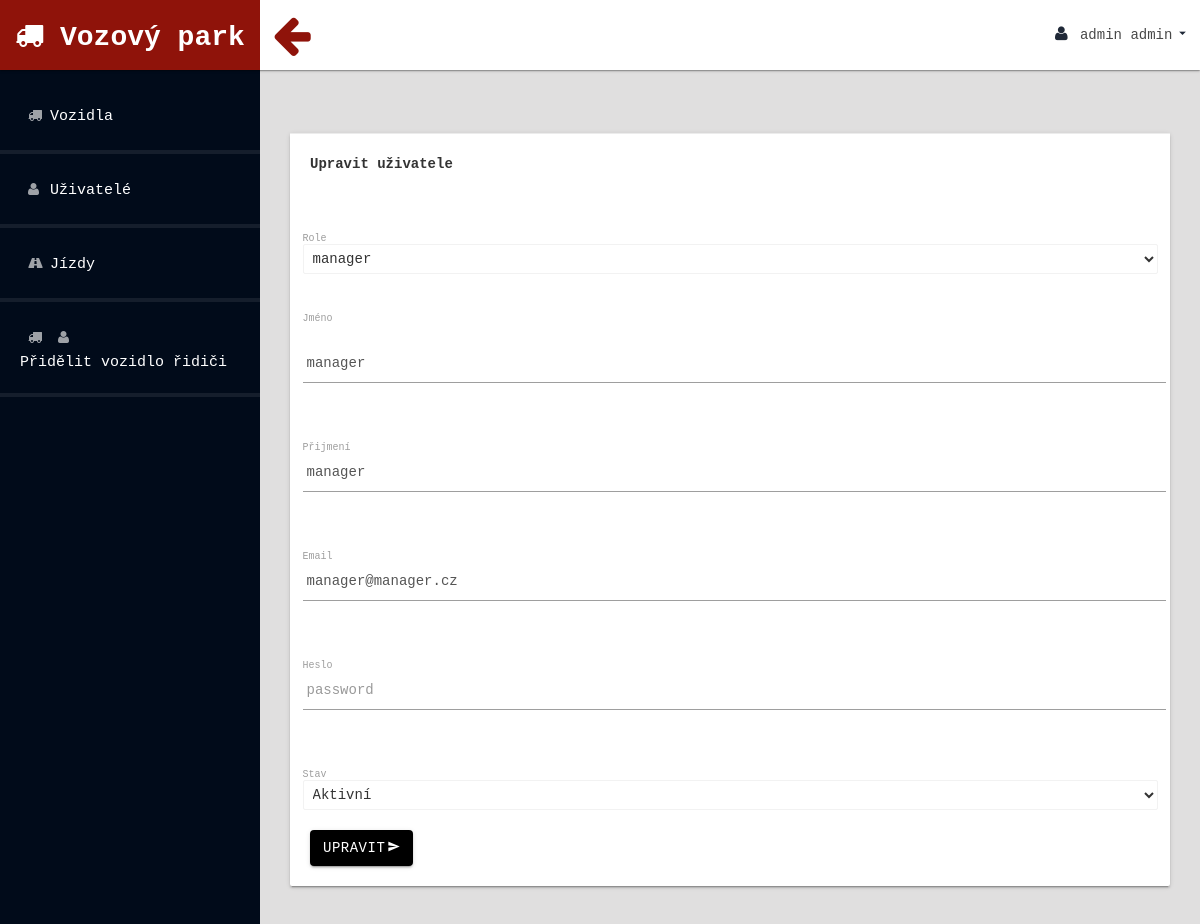
/edit_user.php?id_user=2 (signed in), run on the app's committed database.
### tables this page shows
CREATE TABLE `users` (
  `id_user` int(11) NOT NULL AUTO_INCREMENT,
  `name` varchar(255) NOT NULL,
  `email` varchar(255) NOT NULL,
  `password` varchar(255) NOT NULL,
  `note` varchar(255) DEFAULT NULL,
  `last_login` date DEFAULT NULL,
  `birthdate` date DEFAULT NULL,
  PRIMARY KEY (`id_user`)
);

### inc/model.php (called while the page is built, shortened)
<?php
require_once 'inc/database.php';
class Model
{
    public static function getUserById($idUser)
    {
        $sql = "SELECT * FROM users
                WHERE id_user = '$idUser'";
        $result = Database::query($sql);
        while ($row = $result->fetch_assoc()) {
            $user = $row;
        }
        return $user;
    }
    public static function getAllRoles()
    {
        $sql = 'SELECT * FROM roles;';
        $result = Database::query($sql);
        while ($row = $result->fetch_assoc()) {
            $roles[] = $row;
        }
        return $roles;
    }
}

### inc/database.php (called while the page is built, shortened)
<?php
class Database
{
    private $_connection;
    private static $_instance;
    private $_host = "localhost";
    private $_username = "root";
    private $_password = "root";
    private $_database = "mop";
    public static function getInstance()
    {
        if (!self::$_instance) {
            self::$_instance = new self();
        }
        return self::$_instance;
    }
    public static function query($query)
    {
        return self::getInstance()->getConnection()->query($query);
    }
    private function __construct()
    {
        $this->_connection = new mysqli(
            $this->_host,
            $this->_username,
            $this->_password,
            $this->_database
        );
        $this->_connection->set_charset('utf8mb4');
    }
    public function getConnection()
    {
        return $this->_connection;
    }
}

### edit_user.php (the view, shortened to what this page needs)
<?php
include_once "header.php";
$roles = Model::getAllRoles();
$idUser = filter_input(INPUT_GET, 'id_user');
$user = Model::getUserById($idUser);
?>
<form action="" method="post">
  <div class="row">
    <div class="col-lg-12">
      <div class="card">
        <div class="card-action">
          Upravit uživatele
        </div>
        <div class="card-content">
          <form class="col s12">
            <div class="row">
              <div class="input-field col s12">
              <label for="role">Role</label><br>
                <select id="role" name="role">
                  <?php
  foreach ($roles as $role) {
      if ($role['id_role'] == $user['id_role']
   ) {
          ?> <option value="<?= $role['id_role'] ?> " selected><?= $role['role_name'] ?></option>
                  <?php continue;
      } ?>
                  <?php
  }
?>     </select><br>
              </div>
            </div>
            <div class="row">
              <div class="input-field col s12">
                <label for="firstname">Jméno</label><br><br>
                <input type="text" name="firstname" class="form-control" id="firstname" aria-describedby="name"
                  placeholder="firstname" value="<?= $user['firstname'] ?>">
              </div>
            </div>
            <div class="row">
              <div class="input-field col s12">
                <label for="surname">Přijmení</label><br>
                <input type="text" name="surname" class="form-control" id="surname" aria-describedby="surname"
                  placeholder="surname" value="<?= $user['surname'] ?>">
              </div>
            </div>
            <div class="row">
              <div class="input-field col s12">
                <label for="email">Email</label><br>
                <input type="email" name="email" class="form-control" id="surname" aria-describedby="surname"
                  placeholder="surname" value="<?= $user['email'] ?>">
              </div>
            </div>
            <div class="row">
              <div class="input-field col s12">
                <label for="password">Heslo</label><br>
                <input type="password" name="password" class="form-control" id="surname" aria-describedby="surname"
                  placeholder="password" value="">
              </div>
            </div>
            <div class="row">
              <div class="input-field col s12">
                <label for="state">Stav</label><br>
                <select id="state" name="state">
                  <option value="aktivní">Aktivní</option>
                  </select><br>
              </div>
            </div>
            <button class="btn waves-effect waves-light black" type="submit" value="přidat" name="submit">UPRAVIT
              <i class="material-icons right">send</i>
            </button>
          </form>
        </div>
      </div>
    </div>
  </div>
<?php
 include_once "footer.php";

### header.php (shortened to what this page needs)
<?php
$currUserArr = Model::getUserById($_SESSION['userId']['id_user']);
$currUser = $currUserArr['firstname'] . ' ' . $currUserArr['surname'];
?>
<head>
    <link rel="stylesheet" href="assets/css/materialize.min.css" media="screen,projection" />
    <link href="assets/css/bootstrap.css" rel="stylesheet" />
    <link href="assets/css/font-awesome.css" rel="stylesheet" />
    <link href="assets/css/custom-styles.css" rel="stylesheet" />
</head>
<body>
    <div id="wrapper">
        <nav class="navbar navbar-default top-navbar" role="navigation">
            <div class="navbar-header">
                <a class="navbar-brand waves-effect waves-dark" href="index.php">
                    <i class="fa fa-truck"></i> Vozový park</a>
                <div id="sideNav" href=""><i class="fa fa-arrow-left"></i></div>
            </div>
            <ul class="nav navbar-top-links navbar-right">
                <li>
                    <a class="dropdown-button waves-effect waves-dark" href="#!" data-activates="dropdown1">
                        <i class="fa fa-user fa-fw"></i>
                        <?= $currUser ?>
                        <i class="material-icons right">arrow_drop_down</i>
                    </a>
                </li>
            </ul>
        </nav>
        <nav class="navbar-default navbar-side" role="navigation">
            <div class="sidebar-collapse">
                <ul class="nav" id="main-menu">
                    <?php if (in_array($_SESSION["userRole"], array(1, 2, ))){?>
                    <li>
                        <a href="cars.php" class="waves-effect waves-dark">
                            <i class="fa fa-truck"></i></i>Vozidla</a>
                    </li>
<?php }?>
                    <?php if (in_array($_SESSION["userRole"], array(1))) {?>
                    <li>
                        <a href="employees.php" class="waves-effect waves-dark">
                            <i class="fa fa-user"></i>Uživatelé</a>
                    </li>
                    <?php }?>
                    <?php if (in_array($_SESSION["userRole"], array(1, 4))) {?>
                    <li>
                        <a href="rides.php" class="waves-effect waves-dark">
                            <i class="fa fa-road"></i>Jízdy</a>
                    </li>
                    <?php }?>
                    <?php if (in_array($_SESSION["userRole"], array(1, 3))) {?>
                    <li>
                        <a href="car_driver.php" class="waves-effect waves-dark">
                            <i class="fa  fa-truck"></i><i class="fa  fa-user"></i><br>Přidělit vozidlo řidiči</a>
                    </li>
                    <?php }?>
                </ul>
            </div>
        </nav>
        <div id="page-wrapper">
            <h1 class="page-header">
            </h1>
            <div id="page-inner">

### assets/css/custom-styles.css (style rules this page uses)
body { font-family: 'Courier New', Courier, monospace; background: #010b1a; }
#wrapper { width: 100%; }
#page-wrapper { padding: 15px 15px; min-height: 600px; background: #636161; }
#page-inner { width: 100%; margin: 10px 20px 10px 0px; padding: 15px 30px; min-height: 1200px; }
h1, .h1, h2, .h2, h3, .h3 { margin-top: 7px; margin-bottom: -5px; }
label { display: inline-block; max-width: 100%; margin-bottom: 5px; font-weight: 400; }
.navbar-side { z-index: 0; }
.navbar-side .nav>li>a>i { color: rgba(255, 255, 255, 0.62); padding: 8px; width: 20px; text-align: center; font-size: 14px; }
.top-navbar { position: fixed; width: 100%; z-index: 300; -webkit-box-shadow: 0 3px 3px rgba(0, 0, 0, 0.05); -moz-box-shadow: 0 3px 3px rgba(0, 0, 0, 0.05); box-shadow: 0 3px 3px rgba(0, 0, 0, 0.05); box-shadow: 0 1px 3px 0 rgba(0, 0, 0, .2), 0 1px 1px 0 rgba(0, 0, 0, .14), 0 2px 1px -1px rgba(0, 0, 0, .12); }
.navbar-side { z-index: 2; position: fixed; width: 260px; top: 80px; box-shadow: none; }
#page-wrapper { position: relative; top: 60px; -moz-box-shadow: 0 0 10px #636161; }
.page-header { padding-bottom: 0; margin: 0; border-bottom: 1px solid transparent; text-align: left; background-color: transparent; padding: 32px 22px 10px 28px; color: #323232; }
.top-navbar { margin: 0px; }
.top-navbar .navbar-brand { color: #fff; width: 260px; text-align: center; height: 70px; font-size: 28px; font-weight: 700; line-height: 45px; background: #8f130a; padding-bottom:15px; }
.top-navbar .nav>li { position: relative; display: inline-block; margin: 0px; padding: 0px; }
.top-navbar .nav>li>a { position: relative; display: block; padding: 25px; color: #484848; margin: 0px; }
.sidebar-collapse, .sidebar-collapse .nav { background: none; }
.sidebar-collapse .nav { padding: 0; }
.sidebar-collapse .nav>li>a { color: rgb(255, 255, 255); background: transparent; text-shadow: none; }
.sidebar-collapse>.nav>li>a { padding: 20px; font-size: 15px; }
.sidebar-collapse>.nav>li { border-bottom: 4px solid rgba(255, 255, 255, 0.08); }
.navbar-side { border: none; background: #010b1a; }
.top-navbar { background: #ffffff; border-bottom: none; }
.top-navbar .nav>li>a>i { margin-right: 0; }
.navbar-default { border: 0px solid #ffffff; }
.navbar-header { background: transparent; }
.nav>li>a>i { margin-right: 10px; color: #1f2837; font-size: 16px; }
#sideNav { float: left; left: 0; z-index: 3; color: #8f130a; cursor: pointer; border-radius: 0; width: 20px; font-size: 44px; line-height: 33px; margin: 7px 0 0 13px; width: 40px; height: 40px; text-align: center; line-height: 30px; padding-right: 3px; margin-top: 14px; border-radius: 50%; }
#page-wrapper { background: #e0dfdf; }
@media (min-width:768px) { #page-wrapper { margin: 0 0 0 260px; padding: 0; min-height: 1200px; } }
@media (min-width:768px) { .navbar-side { width: 260px; z-index: 1; } }
@media (min-width:768px) { .navbar { border-radius: 0px; } }

### data on the page
users: currUser "admin admin"
users: firstname "manager", surname "manager", email "manager@manager.cz"

### other printed values
form field role "manager"
